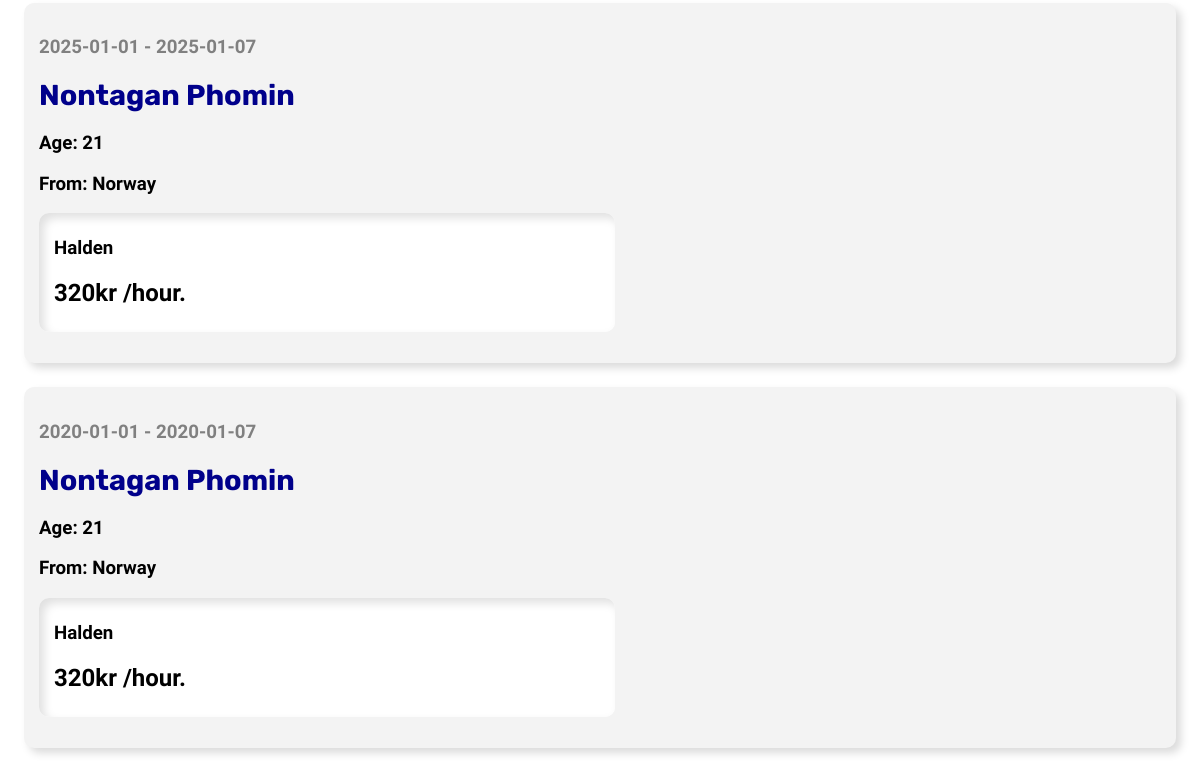
Page /planned/ (lower part) on the earlier database version.
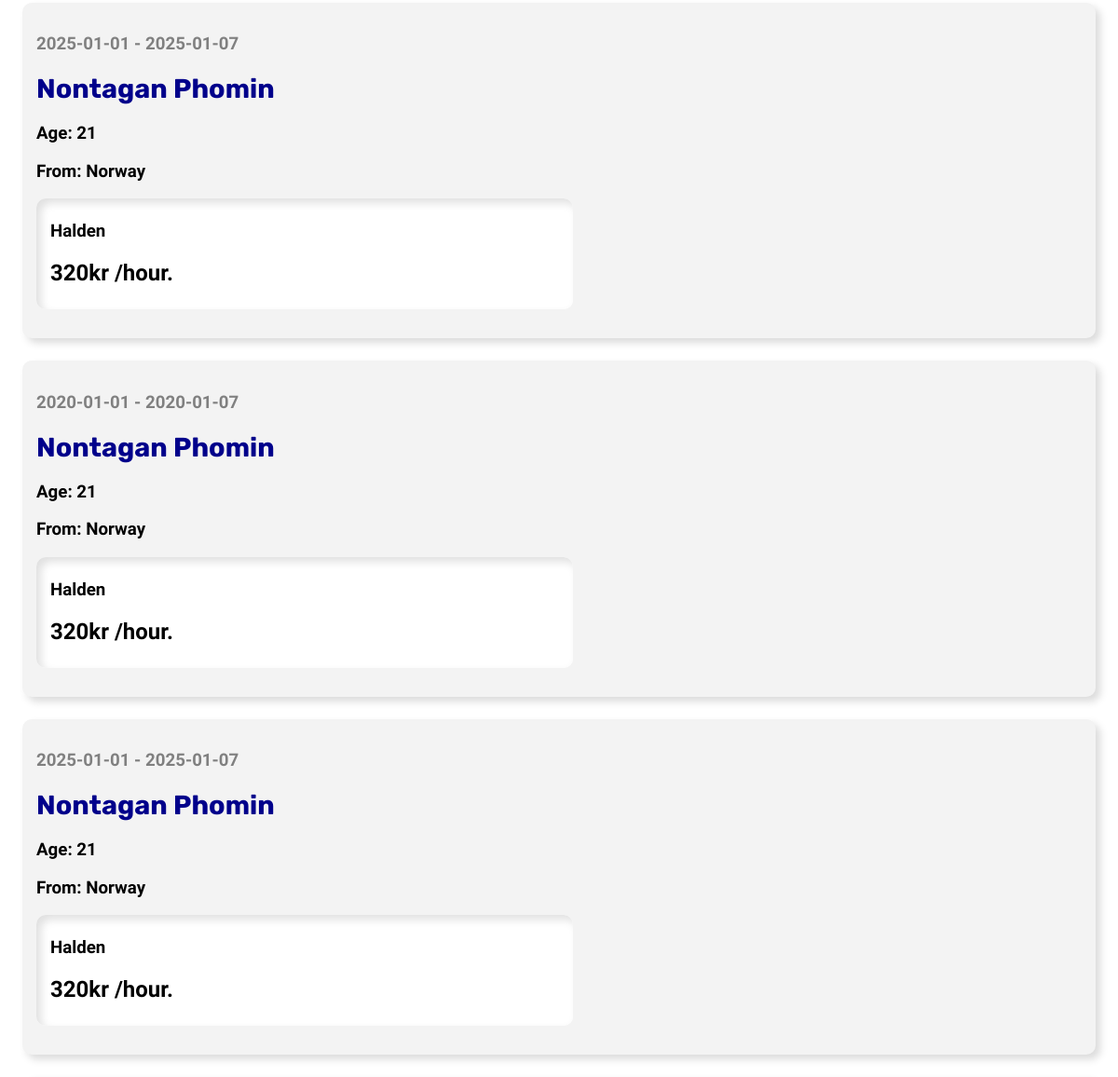
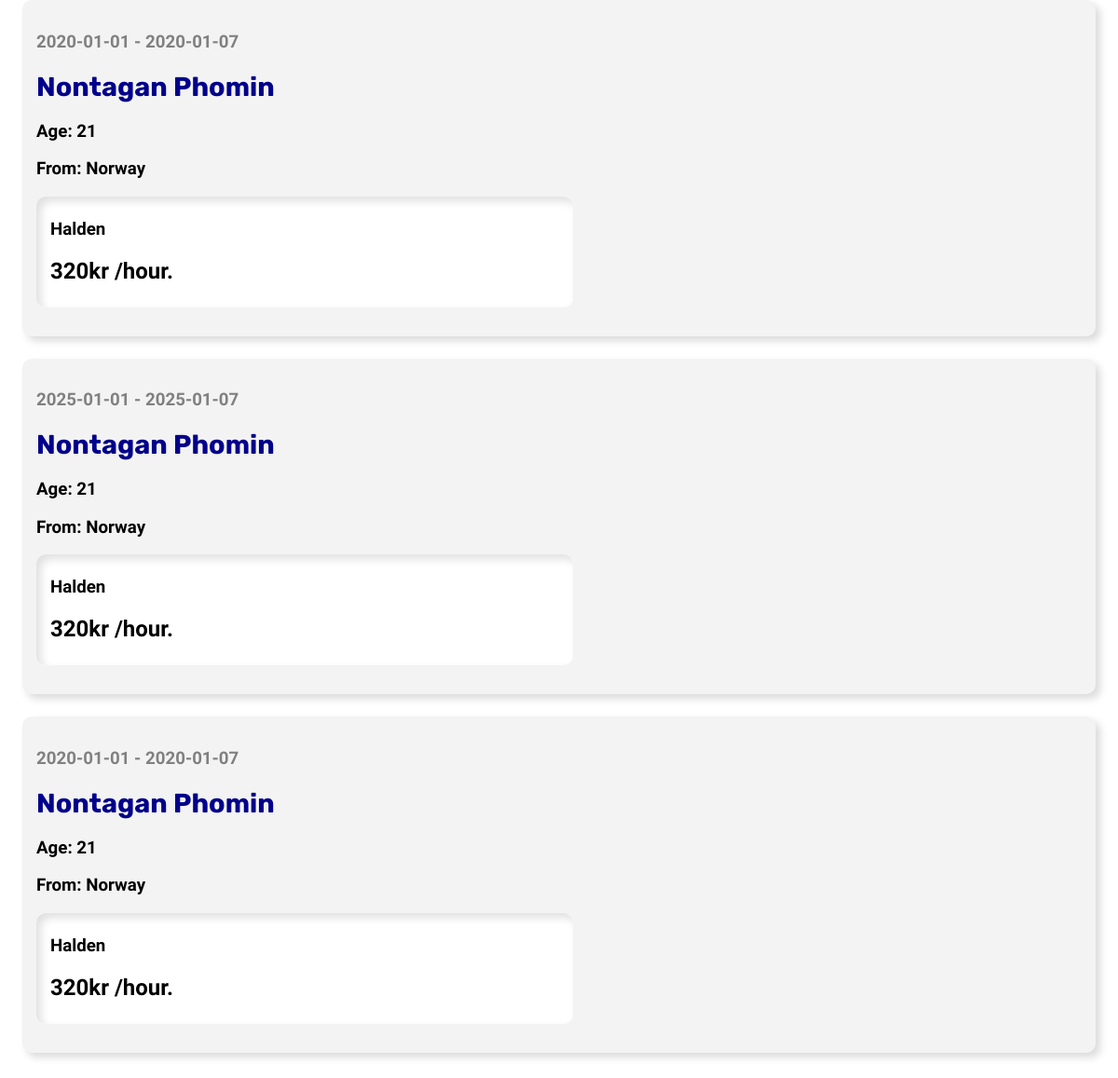
Same page on the later database version (2 pictures, top to bottom).
### tables this page shows
CREATE TABLE guide_user
(
    id        INTEGER PRIMARY KEY AUTOINCREMENT,
    user      INTEGER NOT NULL,
    guide     INTEGER NOT NULL,
    from_date DATE    NOT NULL,
    to_date   DATE    NOT NULL,
    FOREIGN KEY (user) REFERENCES user (id),
    FOREIGN KEY (guide) REFERENCES posts (id)
);

CREATE TABLE user
(
    id        INTEGER PRIMARY KEY AUTOINCREMENT,
    firstname TEXT NOT NULL,
    lastname  TEXT NOT NULL,
    age       INTEGER,
    country   TEXT
);

CREATE TABLE posts
(
    id       INTEGER PRIMARY KEY AUTOINCREMENT,
    byUser   INTEGER,
    created  TIMESTAMP NOT NULL DEFAULT CURRENT_TIMESTAMP,
    title    TEXT      NOT NULL,
    content  TEXT      NOT NULL,
    country  TEXT      NOT NULL,
    city     TEXT      NOT NULL,
    language TEXT,
    price    INTEGER   NOT NULL,
    type     TEXT,
    FOREIGN KEY (byUser) REFERENCES user (id)
);

### app.py (the view)
@app.route('/planned/')
def planned():
    global user_id
    db = get_db_connection()
    posts = db.execute(
        'SELECT * FROM guide_user, user, posts WHERE posts.id = guide_user.guide AND posts.byUser = ? AND user.id = guide_user.user',
        (user_id,)).fetchall()
    db.close()
    return render_template('planned-guides.html', posts=posts)

### app.py (called while the page is built)
def get_db_connection():
    db = sqlite3.connect('database.db')
    db.row_factory = sqlite3.Row
    return db

### templates/planned-guides.html
{% extends 'base.html' %}
{% block content %}
    {% for post in posts %}
        <div class='post'>
            <h3 id="date">{{ post['from_date'] }} - {{ post['to_date'] }}</h3>
            <h2>
                <a id="profile"
                   href="{{ url_for('viewProfile', id=post['user'], u=post['user']) }}">{{ post['firstname'] }} {{ post['lastname'] }}
                </a>
            </h2>
            <h3>Age: {{ post['age'] }}</h3>
            <h3>From: {{ post['country'] }} </h3>
            <div id="textsec">
                <h3>{{ post['city'] }}</h3>
                <h2>{{ post['price'] }}kr /hour.</h2>
            </div>
        </div>
    {% endfor %}
{% endblock %}

### templates/base.html (shortened to what this page needs)
<!DOCTYPE html>
<html lang="en">
<head>
</head>
<body>
<div class="content">
    {% block content %} {% endblock %}
</div>
</body>
</html>

### templates/base.html (style rules this page uses)
.post { padding: 15px; margin: 2vw; background-color: #f3f3f3; border-radius: 10px; box-shadow: 5px 5px 9px #dbdbdb, -5px -5px 9px #ffffff; }
body { margin: 0; padding-bottom: 7rem; }
h1, h2, h3 { font-family: 'Lexend', sans-serif; }
a { font-family: 'Rubik', sans-serif; text-decoration: none; }
body .post a { font-family: 'Rubik', sans-serif; font-size: 1.2em; display: inline-block; border-radius: 5px; padding: 10px; color: #3b3b3b; background: linear-gradient(145deg, #5bf295, #4dcb7d); outline: none; border: none; transition: 300ms; }
#textsec { background-color: white; padding-top: 5px; padding-bottom: 5px; padding-left: 15px; margin-top: 1rem; margin-bottom: 1rem; width: 50%; border-radius: 10px; box-shadow: inset 5px 5px 10px #e0e0e0, inset -5px -5px 10px #ffffff; }
#profile { font-family: 'Rubik', sans-serif; font-size: 1.2em; display: inline-block; border-radius: 0; padding: 0; background: transparent; color: darkblue; outline: none; border: none; }
#date { color: grey; }

Differences in the rows shown:
added guide_user: from_date "2025-01-01", to_date "2025-01-07", firstname "Nontagan", lastname "Phomin", age "21", country "Norway", city "Halden", price "320"
added guide_user: from_date "2020-01-01", to_date "2020-01-07", firstname "Nontagan", lastname "Phomin", age "21", country "Norway", city "Halden", price "320"
added guide_user: from_date "2025-01-01", to_date "2025-01-07", firstname "Nontagan", lastname "Phomin", age "21", country "Norway", city "Halden", price "320"
added guide_user: from_date "2020-01-01", to_date "2020-01-07", firstname "Nontagan", lastname "Phomin", age "21", country "Norway", city "Halden", price "320"
